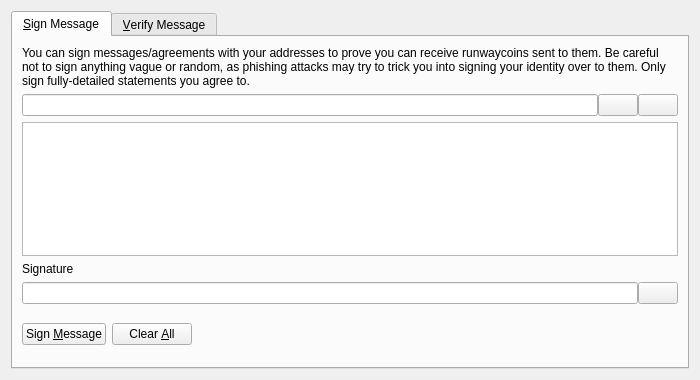
<?xml version="1.0" encoding="UTF-8"?>
<ui version="4.0">
 <class>SignVerifyMessageDialog</class>
 <widget class="QDialog" name="SignVerifyMessageDialog">
  <property name="geometry">
   <rect>
    <x>0</x>
    <y>0</y>
    <width>700</width>
    <height>380</height>
   </rect>
  </property>
  <property name="windowTitle">
   <string>Signatures - Sign / Verify a Message</string>
  </property>
  <property name="modal">
   <bool>true</bool>
  </property>
  <layout class="QVBoxLayout" name="verticalLayout">
   <item>
    <widget class="QTabWidget" name="tabWidget">
     <property name="currentIndex">
      <number>0</number>
     </property>
     <widget class="QWidget" name="tabSignMessage">
      <attribute name="title">
       <string>&amp;Sign Message</string>
      </attribute>
      <layout class="QVBoxLayout" name="verticalLayout_SM">
       <item>
        <widget class="QLabel" name="infoLabel_SM">
         <property name="text">
          <string>You can sign messages/agreements with your addresses to prove you can receive runwaycoins sent to them. Be careful not to sign anything vague or random, as phishing attacks may try to trick you into signing your identity over to them. Only sign fully-detailed statements you agree to.</string>
         </property>
         <property name="textFormat">
          <enum>Qt::PlainText</enum>
         </property>
         <property name="wordWrap">
          <bool>true</bool>
         </property>
        </widget>
       </item>
       <item>
        <layout class="QHBoxLayout" name="horizontalLayout_1_SM">
         <property name="spacing">
          <number>0</number>
         </property>
         <item>
          <widget class="QValidatedLineEdit" name="addressIn_SM">
           <property name="toolTip">
            <string>The runwaycoin address to sign the message with</string>
           </property>
          </widget>
         </item>
         <item>
          <widget class="QPushButton" name="addressBookButton_SM">
           <property name="toolTip">
            <string>Choose previously used address</string>
           </property>
           <property name="text">
            <string/>
           </property>
           <property name="icon">
            <iconset resource="../bitcoin.qrc">
             <normaloff>:/icons/address-book</normaloff>:/icons/address-book</iconset>
           </property>
           <property name="shortcut">
            <string>Alt+A</string>
           </property>
           <property name="autoDefault">
            <bool>false</bool>
           </property>
          </widget>
         </item>
         <item>
          <widget class="QPushButton" name="pasteButton_SM">
           <property name="toolTip">
            <string>Paste address from clipboard</string>
           </property>
           <property name="text">
            <string/>
           </property>
           <property name="icon">
            <iconset resource="../bitcoin.qrc">
             <normaloff>:/icons/editpaste</normaloff>:/icons/editpaste</iconset>
           </property>
           <property name="shortcut">
            <string>Alt+P</string>
           </property>
           <property name="autoDefault">
            <bool>false</bool>
           </property>
          </widget>
         </item>
        </layout>
       </item>
       <item>
        <widget class="QPlainTextEdit" name="messageIn_SM">
         <property name="toolTip">
          <string>Enter the message you want to sign here</string>
         </property>
        </widget>
       </item>
       <item>
        <widget class="QLabel" name="signatureLabel_SM">
         <property name="text">
          <string>Signature</string>
         </property>
         <property name="textFormat">
          <enum>Qt::PlainText</enum>
         </property>
        </widget>
       </item>
       <item>
        <layout class="QHBoxLayout" name="horizontalLayout_2_SM">
         <property name="spacing">
          <number>0</number>
         </property>
         <item>
          <widget class="QLineEdit" name="signatureOut_SM">
           <property name="font">
            <font>
             <italic>true</italic>
            </font>
           </property>
           <property name="readOnly">
            <bool>true</bool>
           </property>
          </widget>
         </item>
         <item>
          <widget class="QPushButton" name="copySignatureButton_SM">
           <property name="toolTip">
            <string>Copy the current signature to the system clipboard</string>
           </property>
           <property name="text">
            <string/>
           </property>
           <property name="icon">
            <iconset resource="../bitcoin.qrc">
             <normaloff>:/icons/editcopy</normaloff>:/icons/editcopy</iconset>
           </property>
           <property name="autoDefault">
            <bool>false</bool>
           </property>
          </widget>
         </item>
        </layout>
       </item>
       <item>
        <layout class="QHBoxLayout" name="horizontalLayout_3_SM">
         <item>
          <widget class="QPushButton" name="signMessageButton_SM">
           <property name="toolTip">
            <string>Sign the message to prove you own this runwaycoin address</string>
           </property>
           <property name="text">
            <string>Sign &amp;Message</string>
           </property>
           <property name="icon">
            <iconset resource="../bitcoin.qrc">
             <normaloff>:/icons/edit</normaloff>:/icons/edit</iconset>
           </property>
           <property name="autoDefault">
            <bool>false</bool>
           </property>
          </widget>
         </item>
         <item>
          <widget class="QPushButton" name="clearButton_SM">
           <property name="toolTip">
            <string>Reset all sign message fields</string>
           </property>
           <property name="text">
            <string>Clear &amp;All</string>
           </property>
           <property name="icon">
            <iconset resource="../bitcoin.qrc">
             <normaloff>:/icons/remove</normaloff>:/icons/remove</iconset>
           </property>
           <property name="autoDefault">
            <bool>false</bool>
           </property>
          </widget>
         </item>
         <item>
          <spacer name="horizontalSpacer_1_SM">
           <property name="orientation">
            <enum>Qt::Horizontal</enum>
           </property>
           <property name="sizeHint" stdset="0">
            <size>
             <width>40</width>
             <height>48</height>
            </size>
           </property>
          </spacer>
         </item>
         <item>
          <widget class="QLabel" name="statusLabel_SM">
           <property name="font">
            <font>
             <weight>75</weight>
             <bold>true</bold>
            </font>
           </property>
           <property name="text">
            <string/>
           </property>
           <property name="wordWrap">
            <bool>true</bool>
           </property>
          </widget>
         </item>
         <item>
          <spacer name="horizontalSpacer_2_SM">
           <property name="orientation">
            <enum>Qt::Horizontal</enum>
           </property>
           <property name="sizeHint" stdset="0">
            <size>
             <width>40</width>
             <height>48</height>
            </size>
           </property>
          </spacer>
         </item>
        </layout>
       </item>
      </layout>
     </widget>
     <widget class="QWidget" name="tabVerifyMessage">
      <attribute name="title">
       <string>&amp;Verify Message</string>
      </attribute>
      <layout class="QVBoxLayout" name="verticalLayout_VM">
       <item>
        <widget class="QLabel" name="infoLabel_VM">
         <property name="text">
          <string>Enter the receiver's address, message (ensure you copy line breaks, spaces, tabs, etc. exactly) and signature below to verify the message. Be careful not to read more into the signature than what is in the signed message itself, to avoid being tricked by a man-in-the-middle attack. Note that this only proves the signing party receives with the address, it cannot prove sendership of any transaction!</string>
         </property>
         <property name="textFormat">
          <enum>Qt::PlainText</enum>
         </property>
         <property name="alignment">
          <set>Qt::AlignLeading|Qt::AlignLeft|Qt::AlignTop</set>
         </property>
         <property name="wordWrap">
          <bool>true</bool>
         </property>
        </widget>
       </item>
       <item>
        <layout class="QHBoxLayout" name="horizontalLayout_1_VM">
         <property name="spacing">
          <number>0</number>
         </property>
         <item>
          <widget class="QValidatedLineEdit" name="addressIn_VM">
           <property name="toolTip">
            <string>The runwaycoin address the message was signed with</string>
           </property>
          </widget>
         </item>
         <item>
          <widget class="QPushButton" name="addressBookButton_VM">
           <property name="toolTip">
            <string>Choose previously used address</string>
           </property>
           <property name="text">
            <string/>
           </property>
           <property name="icon">
            <iconset resource="../bitcoin.qrc">
             <normaloff>:/icons/address-book</normaloff>:/icons/address-book</iconset>
           </property>
           <property name="shortcut">
            <string>Alt+A</string>
           </property>
           <property name="autoDefault">
            <bool>false</bool>
           </property>
          </widget>
         </item>
        </layout>
       </item>
       <item>
        <widget class="QPlainTextEdit" name="messageIn_VM"/>
       </item>
       <item>
        <widget class="QValidatedLineEdit" name="signatureIn_VM"/>
       </item>
       <item>
        <layout class="QHBoxLayout" name="horizontalLayout_2_VM">
         <item>
          <widget class="QPushButton" name="verifyMessageButton_VM">
           <property name="toolTip">
            <string>Verify the message to ensure it was signed with the specified runwaycoin address</string>
           </property>
           <property name="text">
            <string>Verify &amp;Message</string>
           </property>
           <property name="icon">
            <iconset resource="../bitcoin.qrc">
             <normaloff>:/icons/transaction_0</normaloff>:/icons/transaction_0</iconset>
           </property>
           <property name="autoDefault">
            <bool>false</bool>
           </property>
          </widget>
         </item>
         <item>
          <widget class="QPushButton" name="clearButton_VM">
           <property name="toolTip">
            <string>Reset all verify message fields</string>
           </property>
           <property name="text">
            <string>Clear &amp;All</string>
           </property>
           <property name="icon">
            <iconset resource="../bitcoin.qrc">
             <normaloff>:/icons/remove</normaloff>:/icons/remove</iconset>
           </property>
           <property name="autoDefault">
            <bool>false</bool>
           </property>
          </widget>
         </item>
         <item>
          <spacer name="horizontalSpacer_1_VM">
           <property name="orientation">
            <enum>Qt::Horizontal</enum>
           </property>
           <property name="sizeHint" stdset="0">
            <size>
             <width>40</width>
             <height>48</height>
            </size>
           </property>
          </spacer>
         </item>
         <item>
          <widget class="QLabel" name="statusLabel_VM">
           <property name="font">
            <font>
             <weight>75</weight>
             <bold>true</bold>
            </font>
           </property>
           <property name="text">
            <string/>
           </property>
           <property name="wordWrap">
            <bool>true</bool>
           </property>
          </widget>
         </item>
         <item>
          <spacer name="horizontalSpacer_2_VM">
           <property name="orientation">
            <enum>Qt::Horizontal</enum>
           </property>
           <property name="sizeHint" stdset="0">
            <size>
             <width>40</width>
             <height>48</height>
            </size>
           </property>
          </spacer>
         </item>
        </layout>
       </item>
      </layout>
     </widget>
    </widget>
   </item>
  </layout>
 </widget>
 <customwidgets>
  <customwidget>
   <class>QValidatedLineEdit</class>
   <extends>QLineEdit</extends>
   <header>qt/qvalidatedlineedit.h</header>
  </customwidget>
 </customwidgets>
 <resources>
  <include location="../bitcoin.qrc"/>
 </resources>
 <connections/>
</ui>
